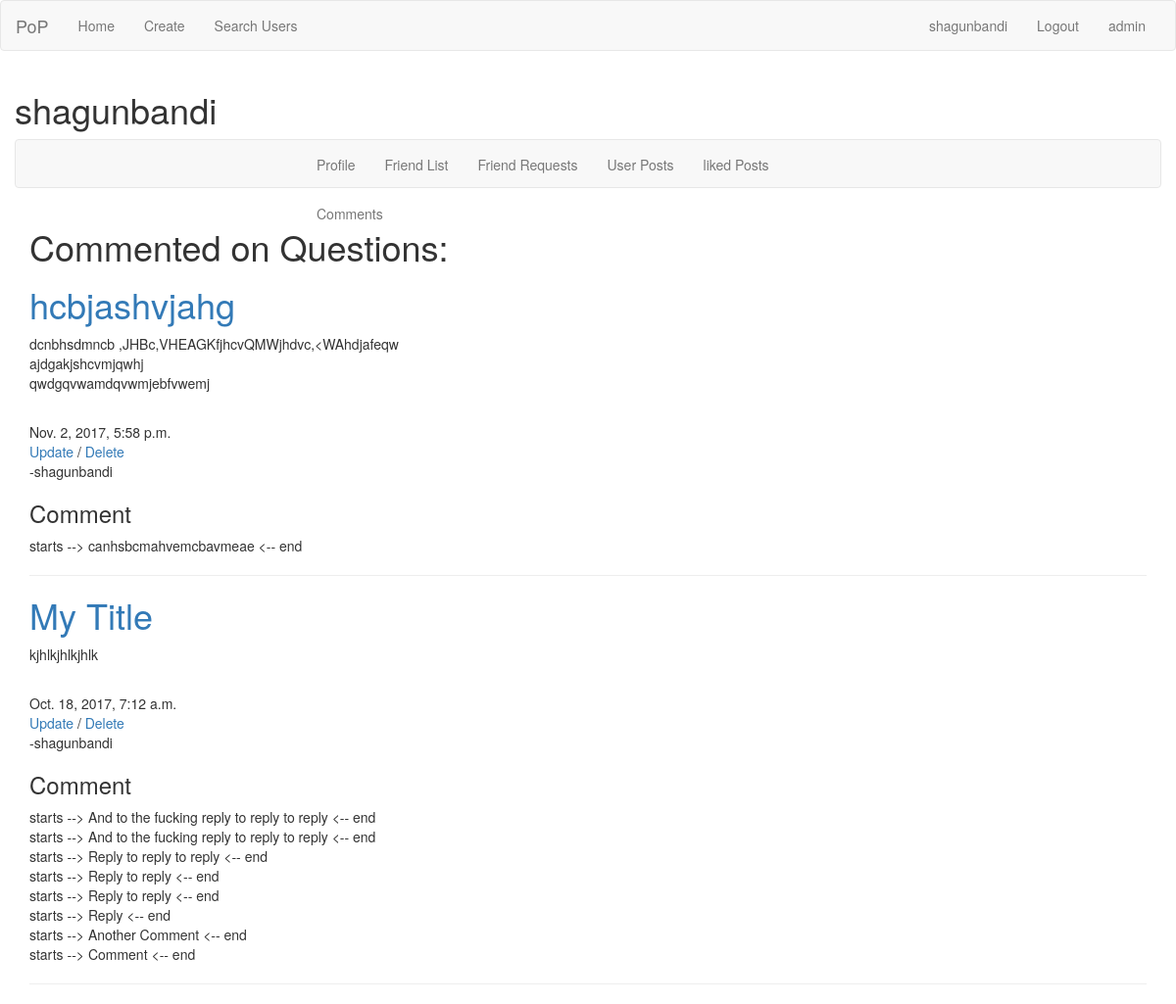
Page /accounts/profile/shagunbandi/user_comments/ (signed in) on the committed database.
### posts/models.py (models this page shows, shortened)
class Post(models.Model):
    user = models.ForeignKey(settings.AUTH_USER_MODEL)
    title = models.CharField(max_length=120)
    slug = models.SlugField(unique=True)
    content = models.TextField()
    updates = models.DateTimeField(auto_now=True, auto_now_add=False)
    timestamp = models.DateTimeField(auto_now=False, auto_now_add=True)
    image = models.ImageField(
        upload_to=upload_location,
        null=True,
        blank=True,
        width_field="width_field",
        height_field="height_field"
    )
    width_field = models.IntegerField(default=0)
    height_field = models.IntegerField(default=0)
    upvotes = models.ManyToManyField(settings.AUTH_USER_MODEL, blank=True, related_name='post_upvotes')
    def __str__(self):
        return self.title
    def get_absolute_url(self):
        return reverse('posts:detail', kwargs={'slug': self.slug})
    class Meta:
        ordering = ["-timestamp", "-updates"]

### comments/models.py (models this page shows, shortened)
class Comment(models.Model):
    user = models.ForeignKey(settings.AUTH_USER_MODEL)
    content_type = models.ForeignKey(ContentType, on_delete=models.CASCADE)
    object_id = models.PositiveIntegerField()
    content_object = GenericForeignKey('content_type', 'object_id')
    content = models.TextField()
    date = models.DateTimeField(auto_now_add=True)
    timestamp = models.DateTimeField(auto_now=False, auto_now_add=True)
    parent = models.ForeignKey("self", null=True, blank=True)
    upvotes = models.ManyToManyField(settings.AUTH_USER_MODEL, blank=True, related_name='comment_upvotes')
    objects = CommentManager()
    class Meta:
        ordering = ["-timestamp"]
    def __str__(self):
        return str(self.user.username)

### accounts/views.py (the view)
# urls.py: url(r'^profile/(?P<username>[\w-]+)/user_comments/$', views.user_comments, name='user_comments'),
@login_required(login_url='accounts:login')
def user_comments(request, username=None):
    instance = get_user_instance(request, username)
    comments = Comment.objects.filter(user=instance)
    comments_segregated = {}
    for comment in comments:
        if comment.content_object in comments_segregated.keys():
            comments_segregated[comment.content_object].append(comment)
        else:
            comments_segregated[comment.content_object] = [comment]
    comments_profile = []
    for keys in comments_segregated:
        comments_profile.append({
            'key': keys,
            'value': comments_segregated[keys]
        })
    print(comments_profile)
    context = {
        'title': username,
        'comments': comments_profile,
    }
    return render(request, 'accounts/profile/user_comments.html', context)

### accounts/views.py (called while the page is built)
def get_user_instance(request, username):
    if not request.user.is_authenticated:
        return redirect("accounts:login")
    instance = get_object_or_404(User, username=username)
    return instance

### accounts/templates/accounts/profile/user_comments.html (shortened to what this page needs)
{% extends 'accounts/profile/base_profile.html' %}
{% block nav %}
    {% with username=title %}
        {{ block.super }}
    {% endwith%}
{% endblock %}
{% block body_accounts %}
    <div class="container-fluid">
        <h1>Commented on Questions: </h1>
        {% for post in comments %}
            <h1><a href="{{ post.key.get_absolute_url }}">{{ post.key.title }}</a></h1>
            {{ post.key.content|linebreaks }}<br/>
            {{ post.key.timestamp }}<br/>
            {% if post.key.user == user %}
                <a href="{% url 'posts:update' slug=post.key.slug %}">Update</a> /
                <a href="{% url 'posts:delete' slug=post.key.slug %}">Delete</a><br/>
            {% endif %}
            -{{ post.key.user.username }}
            <h3>Comment</h3>
            {% for comments_for_post in post.value %}
                starts --> {{ comments_for_post.content }} <-- end<br/>
            {% endfor %}
            <hr/>
        {% endfor %}
        </div>
{% endblock %}

### accounts/templates/accounts/profile/base_profile.html (shortened to what this page needs)
{% extends 'peace/base.html' %}
{% load staticfiles %}
{% block head %}<link rel="stylesheet" type="text/css" href="{% static 'accounts/static/profile.css' %}"/>{% endblock %}
{% block body %}
    {% block nav %}
        <h1>{{ username }}</h1>
        <nav class="navbar navbar-default">
            <div class="container-fluid">
                <div class="collapse navbar-collapse" id="profile_navbar">
                    <ul class="nav navbar-nav navbar-center">
                        <li><a href="{% url 'accounts:profile' username=username %}">Profile</a></li>
                        {% if username == user.username %}
                        <li><a href="{% url 'accounts:friend_list' username=username %}">Friend List</a></li>
                        <li><a href="{% url 'accounts:friend_requests' username=username %}">Friend Requests</a></li>
                        {% endif %}
                        <li><a href="{% url 'accounts:user_posts' username=username %}">User Posts</a></li>
                        <li><a href="{% url 'accounts:liked_posts' username=username %}">liked Posts</a></li>
                        <li><a href="{% url 'accounts:user_comments' username=username %}">Comments</a></li>
                    </ul>
                </div>
            </div>
        </nav>
    {% endblock nav %}
    {% block body_accounts %}
    {% endblock body_accounts %}
{% endblock %}

### posts/templates/posts/includes/nav.html (shortened to what this page needs)
<nav class="navbar navbar-default">
    <div class="container-fluid">
        <div class="navbar-header">
            <a class="navbar-brand" href="#">PoP</a>
        </div>
        <div class="collapse navbar-collapse" id="myNavbar">
            <ul class="nav navbar-nav">
                <li><a href="{% url 'posts:index' %}">Home</a></li>
                <li><a href="{% url 'posts:create' %}">Create</a></li>
                <li><a href="{% url 'accounts:search' %}">Search Users</a></li>
            </ul>
            <ul class="nav navbar-nav navbar-right">
                {% if user.is_authenticated %}
                    <li><a href="{% url 'accounts:profile' username=user.username %}">{{ user.username }}</a></li>
                    <li><a href="{% url 'accounts:logout' %}">Logout</a></li>
                {% else %}
                    <li><a href="{% url 'accounts:login' %}">Login</a></li>
                    <li><a href="{% url 'accounts:register' %}">Register</a></li>
                {% endif %}
                <li><a href="/admin/">admin</a></li>
            </ul>
        </div>
    </div>
</nav>

### accounts/static/accounts/static/profile.css (style rules this page uses)
@media (min-width: 768px) { .navbar-nav.navbar-center { position: absolute; left: 50%; transform: translatex(-50%); } }

### rows in the picture
Post: key "hcbjashvjahg", key.content "dcnbhsdmncb ,JHBc,VHEAGKfjhcvQMWjhdvc,<WAhdjafeqw ajdgakjshcvmjqwhj qwdgqvwamdqvwmjebfvwemj", key.timestamp "Nov. 2, 2017, 5:58 p.m.", shows "Update", key.user.username "shagunbandi"
Comment: content "canhsbcmahvemcbavmeae"
Post: key "My Title", key.content "kjhlkjhlkjhlk", key.timestamp "Oct. 18, 2017, 7:12 a.m.", shows "Update", key.user.username "shagunbandi"
Comment: content "And to the fucking reply to reply to reply"
Comment: content "And to the fucking reply to reply to reply"
Comment: content "Reply to reply to reply"
Comment: content "Reply to reply"
Comment: content "Reply to reply"
Comment: content "Reply"
Comment: content "Another Comment"
Comment: content "Comment"

### other values in the picture
{{ user.username }} "shagunbandi"
{{ username }} "shagunbandi"
